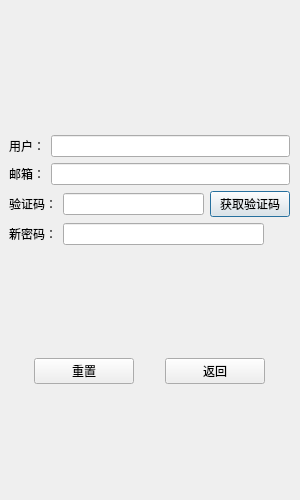
<?xml version="1.0" encoding="UTF-8"?>
<ui version="4.0">
 <class>ResetDialog</class>
 <widget class="QDialog" name="ResetDialog">
  <property name="geometry">
   <rect>
    <x>0</x>
    <y>0</y>
    <width>300</width>
    <height>500</height>
   </rect>
  </property>
  <property name="minimumSize">
   <size>
    <width>300</width>
    <height>500</height>
   </size>
  </property>
  <property name="maximumSize">
   <size>
    <width>300</width>
    <height>500</height>
   </size>
  </property>
  <property name="windowTitle">
   <string>Dialog</string>
  </property>
  <widget class="QWidget" name="verticalLayoutWidget">
   <property name="geometry">
    <rect>
     <x>9</x>
     <y>9</y>
     <width>281</width>
     <height>481</height>
    </rect>
   </property>
   <layout class="QVBoxLayout" name="verticalLayout">
    <item>
     <spacer name="verticalSpacer">
      <property name="orientation">
       <enum>Qt::Orientation::Vertical</enum>
      </property>
      <property name="sizeHint" stdset="0">
       <size>
        <width>20</width>
        <height>40</height>
       </size>
      </property>
     </spacer>
    </item>
    <item>
     <widget class="QLabel" name="err_tip">
      <property name="maximumSize">
       <size>
        <width>16777215</width>
        <height>20</height>
       </size>
      </property>
      <property name="text">
       <string/>
      </property>
      <property name="alignment">
       <set>Qt::AlignmentFlag::AlignCenter</set>
      </property>
     </widget>
    </item>
    <item>
     <layout class="QHBoxLayout" name="horizontalLayout_2">
      <item>
       <widget class="QLabel" name="label">
        <property name="text">
         <string>用户：</string>
        </property>
       </widget>
      </item>
      <item>
       <widget class="QLineEdit" name="edit_user"/>
      </item>
     </layout>
    </item>
    <item>
     <layout class="QHBoxLayout" name="horizontalLayout_3">
      <item>
       <widget class="QLabel" name="label_2">
        <property name="text">
         <string>邮箱：</string>
        </property>
       </widget>
      </item>
      <item>
       <widget class="QLineEdit" name="edit_email"/>
      </item>
     </layout>
    </item>
    <item>
     <layout class="QHBoxLayout" name="horizontalLayout_4">
      <item>
       <widget class="QLabel" name="label_3">
        <property name="text">
         <string>验证码：</string>
        </property>
       </widget>
      </item>
      <item>
       <widget class="QLineEdit" name="edit_code"/>
      </item>
      <item>
       <widget class="QPushButton" name="btn_getCode">
        <property name="text">
         <string>获取验证码</string>
        </property>
       </widget>
      </item>
     </layout>
    </item>
    <item>
     <layout class="QHBoxLayout" name="horizontalLayout_5">
      <item>
       <widget class="QLabel" name="label_4">
        <property name="text">
         <string>新密码：</string>
        </property>
       </widget>
      </item>
      <item>
       <widget class="QLineEdit" name="edit_pass">
        <property name="echoMode">
         <enum>QLineEdit::EchoMode::Password</enum>
        </property>
       </widget>
      </item>
      <item>
       <widget class="QPushButton" name="pass_visible">
        <property name="maximumSize">
         <size>
          <width>20</width>
          <height>20</height>
         </size>
        </property>
        <property name="styleSheet">
         <string notr="true">border-style:none;</string>
        </property>
        <property name="text">
         <string/>
        </property>
        <property name="icon">
         <iconset resource="rc.qrc">
          <normaloff>:/res/unvisible.png</normaloff>
          <normalon>:/res/visible_hover.png</normalon>:/res/unvisible.png</iconset>
        </property>
        <property name="checkable">
         <bool>true</bool>
        </property>
       </widget>
      </item>
     </layout>
    </item>
    <item>
     <spacer name="verticalSpacer_2">
      <property name="orientation">
       <enum>Qt::Orientation::Vertical</enum>
      </property>
      <property name="sizeHint" stdset="0">
       <size>
        <width>20</width>
        <height>40</height>
       </size>
      </property>
     </spacer>
    </item>
    <item>
     <layout class="QHBoxLayout" name="horizontalLayout">
      <item>
       <widget class="QPushButton" name="btn_reset">
        <property name="maximumSize">
         <size>
          <width>100</width>
          <height>16777215</height>
         </size>
        </property>
        <property name="font">
         <font>
          <hintingpreference>PreferDefaultHinting</hintingpreference>
          <fontweight>Light</fontweight>
         </font>
        </property>
        <property name="text">
         <string>重置</string>
        </property>
       </widget>
      </item>
      <item>
       <widget class="QPushButton" name="btn_cancel">
        <property name="maximumSize">
         <size>
          <width>100</width>
          <height>16777215</height>
         </size>
        </property>
        <property name="font">
         <font>
          <hintingpreference>PreferDefaultHinting</hintingpreference>
          <fontweight>Light</fontweight>
         </font>
        </property>
        <property name="text">
         <string>返回</string>
        </property>
       </widget>
      </item>
     </layout>
    </item>
    <item>
     <spacer name="verticalSpacer_3">
      <property name="orientation">
       <enum>Qt::Orientation::Vertical</enum>
      </property>
      <property name="sizeHint" stdset="0">
       <size>
        <width>20</width>
        <height>40</height>
       </size>
      </property>
     </spacer>
    </item>
   </layout>
  </widget>
 </widget>
 <tabstops>
  <tabstop>edit_user</tabstop>
  <tabstop>edit_email</tabstop>
  <tabstop>edit_code</tabstop>
  <tabstop>edit_pass</tabstop>
  <tabstop>btn_cancel</tabstop>
  <tabstop>btn_getCode</tabstop>
 </tabstops>
 <resources>
  <include location="rc.qrc"/>
 </resources>
 <connections/>
</ui>
